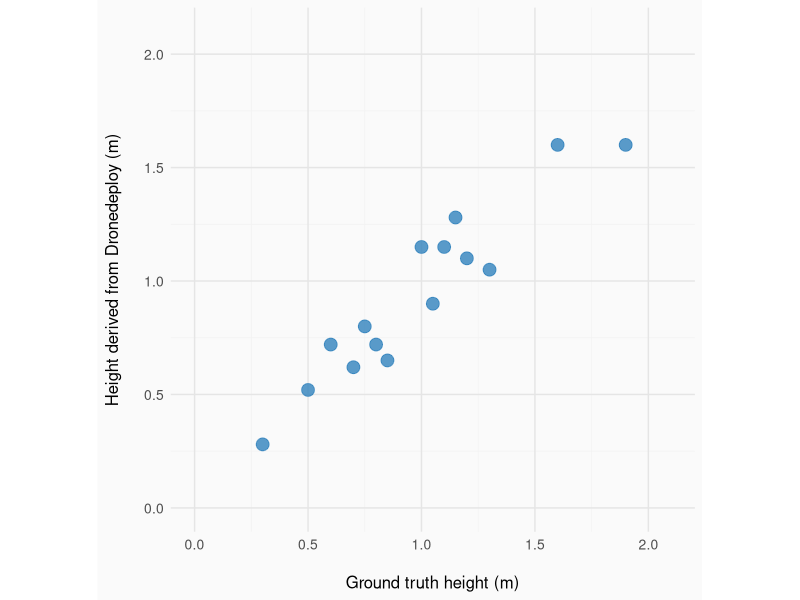
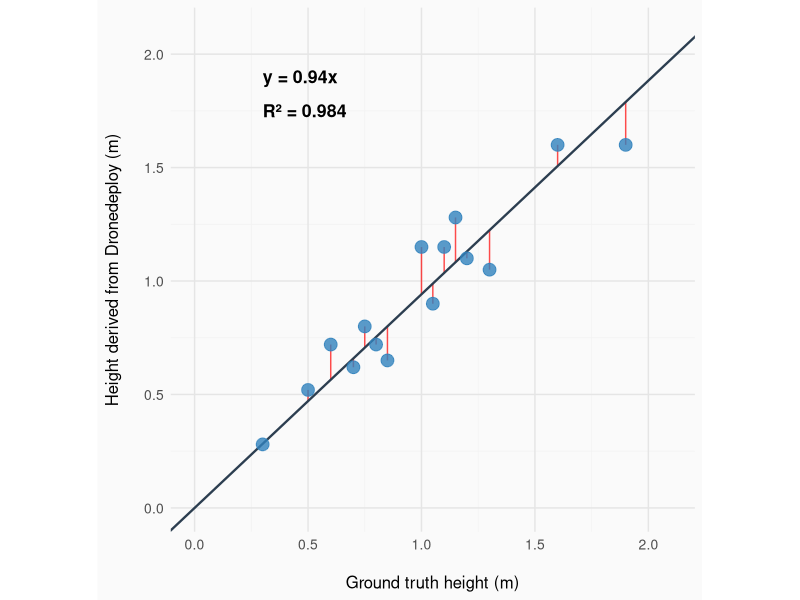

Reproduce these figures in R, in order. (Note: this script raises an error after producing the figures.)
## ---- chunk 1

# Load required library
library(ggplot2)

# Create sample data (approximating the plot)
# You should replace this with your actual data
ground_Height <- c(0.3, 0.5, 0.6, 0.7, 0.75, 0.8, 0.85, 1.0, 1.05, 1.1, 1.15, 1.2, 1.3, 1.6, 1.9)
Dronedeploy_Height <- c(0.28, 0.52, 0.72, 0.62, 0.8, 0.72, 0.65, 1.15, 0.9, 1.15, 1.28, 1.1, 1.05, 1.6, 1.6)

# Create a data frame
data <- data.frame(ground_Height, Dronedeploy_Height)

# Fit linear regression through the origin (intercept = 0)
model <- lm(Dronedeploy_Height ~ 0 + ground_Height, data = data)

# Get the slope
slope <- coef(model)[1]

# Calculate fitted values and residuals
data$fitted <- predict(model, data)
data$residuals <- data$Dronedeploy_Height - data$fitted

# Calculate fitted values and residuals
data$fitted <- predict(model, data)
data$residuals <- data$Dronedeploy_Height - data$fitted

# Get R-squared value
r_squared <- summary(model)$r.squared

# Create equation text
equation_text <- paste0("y = ", round(slope, 2), "x")
r2_text <- paste0("R² = ", round(r_squared, 3))

# Create the plot
ggplot(data, aes(x = ground_Height, y = Dronedeploy_Height)) +
  
  # Add points on top
  geom_point(color = "#3182bd", size = 4, alpha = 0.8) +
  
  labs(x = "\nGround truth height (m)",
       y = "Height derived from Dronedeploy (m)\n") +
  theme_minimal() +
  theme(
    plot.title = element_text(size = 16, face = "bold", hjust = 0),
    axis.title = element_text(size = 12),
    axis.text = element_text(size = 10),
    panel.grid.major = element_line(color = "gray90"),
    panel.grid.minor = element_line(color = "gray95"),
    panel.background = element_rect(fill = "gray98", color = NA),
    plot.background = element_rect(fill = "gray98", color = NA)
  ) +
  scale_x_continuous(limits = c(0, 2.1), breaks = seq(0, 2, 0.5)) +
  scale_y_continuous(limits = c(0, 2.1), breaks = seq(0, 2, 0.5)) +
  coord_fixed(ratio = 1)  # Equal aspect ratio

# Alternative: to save the plot
# ggsave("dronedeploy_regression.png", width = 8, height = 6, dpi = 300)
## ---- chunk 2
# Create the plot
ggplot(data, aes(x = ground_Height, y = Dronedeploy_Height)) +
  # Add red residual lines first
  geom_segment(aes(x = ground_Height, y = Dronedeploy_Height,
                   xend = ground_Height, yend = fitted),
               color = "red", linewidth = 0.5, alpha = 0.7) +
  # Add regression line
  geom_abline(intercept = 0, slope = slope, 
              color = "#2c3e50", linewidth = 0.8) +
  # Add points on top
  geom_point(color = "#3182bd", size = 4, alpha = 0.8) +
  # Add equation and R-squared text
  annotate("text", x = 0.3, y = 1.9, 
           label = equation_text, 
           hjust = 0, size = 4.5, fontface = "bold") +
  annotate("text", x = 0.3, y = 1.75, 
           label = r2_text, 
           hjust = 0, size = 4.5, fontface = "bold") +
  labs(x = "\nGround truth height (m)",
       y = "Height derived from Dronedeploy (m)\n") +
  theme_minimal() +
  theme(
    plot.title = element_text(size = 16, face = "bold", hjust = 0),
    axis.title = element_text(size = 12),
    axis.text = element_text(size = 10),
    panel.grid.major = element_line(color = "gray90"),
    panel.grid.minor = element_line(color = "gray95"),
    panel.background = element_rect(fill = "gray98", color = NA),
    plot.background = element_rect(fill = "gray98", color = NA)
  ) +
  scale_x_continuous(limits = c(0, 2.1), breaks = seq(0, 2, 0.5)) +
  scale_y_continuous(limits = c(0, 2.1), breaks = seq(0, 2, 0.5)) +
  coord_fixed(ratio = 1)  # Equal aspect ratio

# Print regression statistics
cat("Regression through the origin:\n")
cat("Slope:", round(slope, 3), "\n")
cat("R-squared:", round(summary(model)$r.squared, 3), "\n")

## ---- chunk 3
# Placeholder for Figure

knitr::include_graphics("figures/fig10-odds.png")
